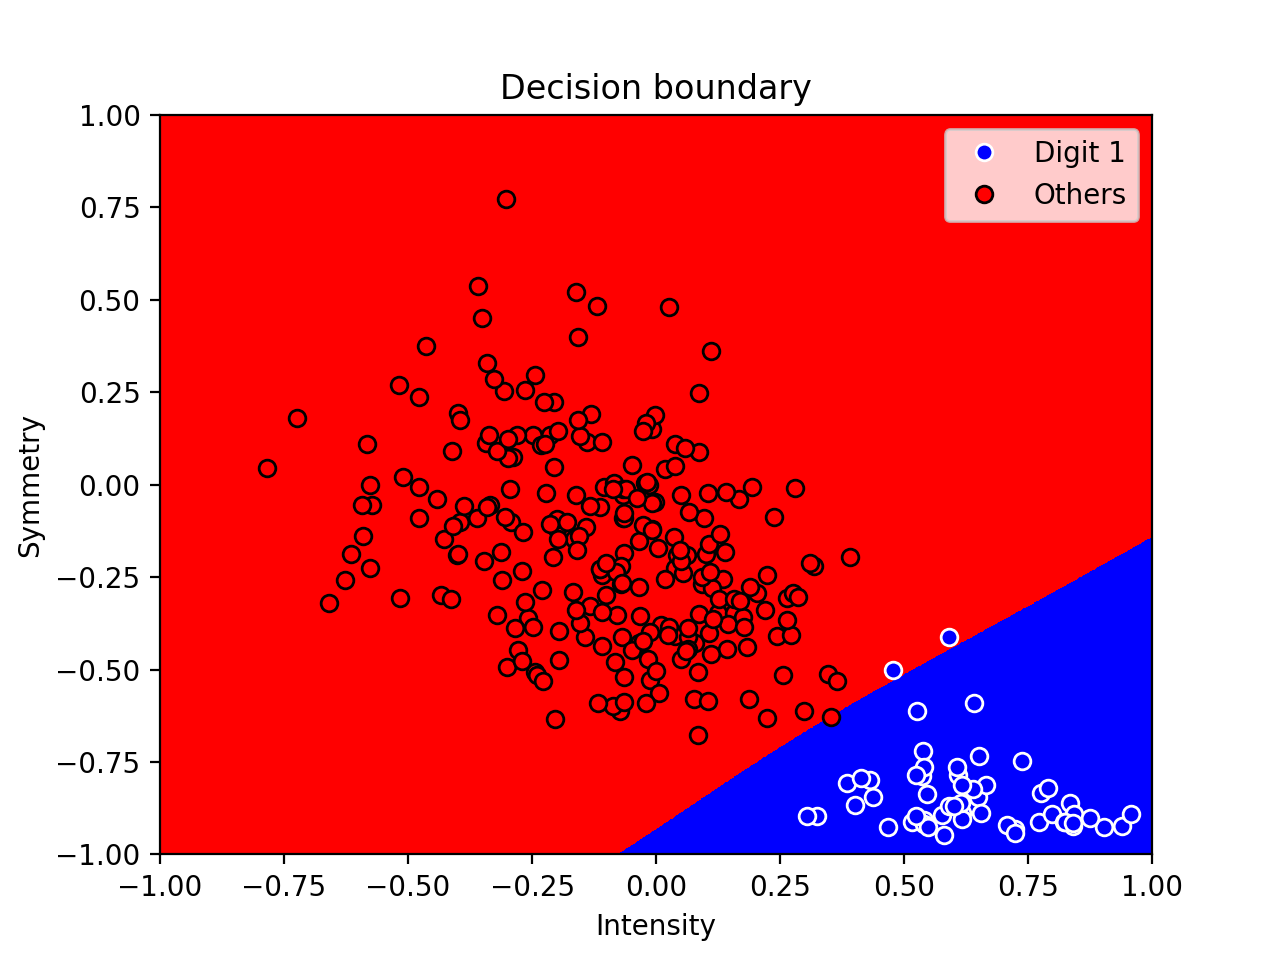

Write the Python code that produced this figure.
import numpy as np
import matplotlib.pyplot as plt
from nn import nn

# calculate symmetry about y-axis and x-axis
def getSymmetry(array):
    #"""
    val0 = 0
    for i in range(0,8):
        for j in range(0, 16):
            val0 += abs(float(array[j*16 + i]) - float(array[(j+1)*16 - (i + 1)]))
    val0 /=128
    #"""
    val1 = 0
    for i in range(0,16):
        for j in range(0,8):
            val1 += abs(float(array[j*16 + i]) - float(array[(15 - j)*16 - i]))
    val1 /=128
    return val1 + val0

def getIntensity(array):
    val = 0
    for i in range(0,256):
        val += abs(float(array[i]))
    return val

def classify():
    ones_x = []
    ones_y = []
    other_x = []
    other_y = []
    xs = []
    ys = []
    X = []
    Y = []
    #normalization
    #=====================================#

    #new.test
    #ZipDigits.combine
    #f = open('ZipDigits.combine', 'r')
    f = open('new.train', 'r')
    for line in f:
        line = line.split(' ')
        y = getSymmetry(line[1:-1])
        x = getIntensity(line[1:-1])
        xs.append(x)
        ys.append(y)
        if line[0] == '1.0000':
            ones_y.append(y)
            ones_x.append(x)
        else:
            other_y.append(y)
            other_x.append(x)
    f.close()
    f = open('new.test', 'r')
    for line in f:
        line = line.split(' ')
        y = getSymmetry(line[1:-1])
        x = getIntensity(line[1:-1])
        xs.append(x)
        ys.append(y)
    f.close()
    xs = np.array(xs)
    ys = np.array(ys)
    ones_x = np.array(ones_x)
    ones_x = 2 * (ones_x - xs.min())/xs.ptp() - 1
    ones_y = np.array(ones_y)
    ones_y = 2 * (ones_y - ys.min())/ys.ptp() - 1
    other_x = np.array(other_x)
    other_x = 2 * (other_x - xs.min())/xs.ptp() - 1
    other_y = np.array(other_y)
    other_y = 2 * (other_y - ys.min())/ys.ptp() - 1
    ones, = plt.plot(ones_x, ones_y, 'bo', markeredgecolor='w', label="Digit 1")
    others, = plt.plot(other_x, other_y, 'ro', markeredgecolor='k', label="Others")
    #load data
    #=====================================#
    for i in range(len(ones_x)):
        ptx = [ones_x[i], ones_y[i]]
        Y.append([1])
        X.append(ptx)
    for i in range(len(other_y)):
        ptx = [other_x[i], other_y[i]]
        Y.append([-1])
        X.append(ptx)
    X = np.array(X)
    Y = np.array(Y)
    error = []
    iteration = []
    nerualnetwork = nn()
    for i in range(490):#2000000
        iteration.append(i + 1)
        epsilon = 0.0004 / np.sqrt(i + 1)
        nerualnetwork.train(X, Y, epsilon)
        e1 = nerualnetwork.perror(X, Y)
        #print("e1: ", e1)
        error.append(e1)
    xt = []
    yt = []
    data_test = []
    f = open('new.test', 'r')
    for line in f:
        line = line.split(' ')
        y = getSymmetry(line[1:-1])
        x = getIntensity(line[1:-1])
        if line[0] == '1.0000':
            data_test.append((x,y,1))
        else:
            data_test.append((x,y,-1))
    f.close()
    for i in data_test:
        x = 2 * (i[0] - xs.min())/xs.ptp() - 1
        y = 2 * (i[1] - ys.min())/ys.ptp() - 1
        ptx = [x, y]
        xt.append(ptx)
        label = i[2]
        yt.append([label])
    Xt = np.array(xt)
    Yt = np.array(yt)
    e1 = nerualnetwork.perror(Xt, Yt)
    print("test_error: ", e1)

    X, Y=np.meshgrid(np.arange(-1, 1, 0.001),
                         np.arange(-1, 1, 0.001))
    x_len, y_len = np.shape(X)
    tptx = []
    for i in range(x_len):
        for j in range(y_len):
            px = X[i][j]
            py = Y[i][j]
            ptx = [px, py]
            tptx.append(ptx)
    z = nerualnetwork.predict(np.array(tptx))
    Z = np.reshape(z, (x_len, y_len))
    plt.xlabel('Intensity')
    plt.ylabel('Symmetry')
    CS = plt.contourf(X, Y, Z, colors=('r', 'b'))
    plt.title("Decision boundary")
    plt.legend(loc='upper right')
    """
    f, = plt.plot(iteration, error, 'bo')
    plt.legend([f] , [r"$E_{in}$"])
    plt.xlabel("$iterations$")
    plt.ylabel('Error')
    #plt.title(r"$E_{in}$ versus iterations for nerual networks")
    """
    #plt.grid()
    plt.show()


if __name__ == "__main__":
    classify()
